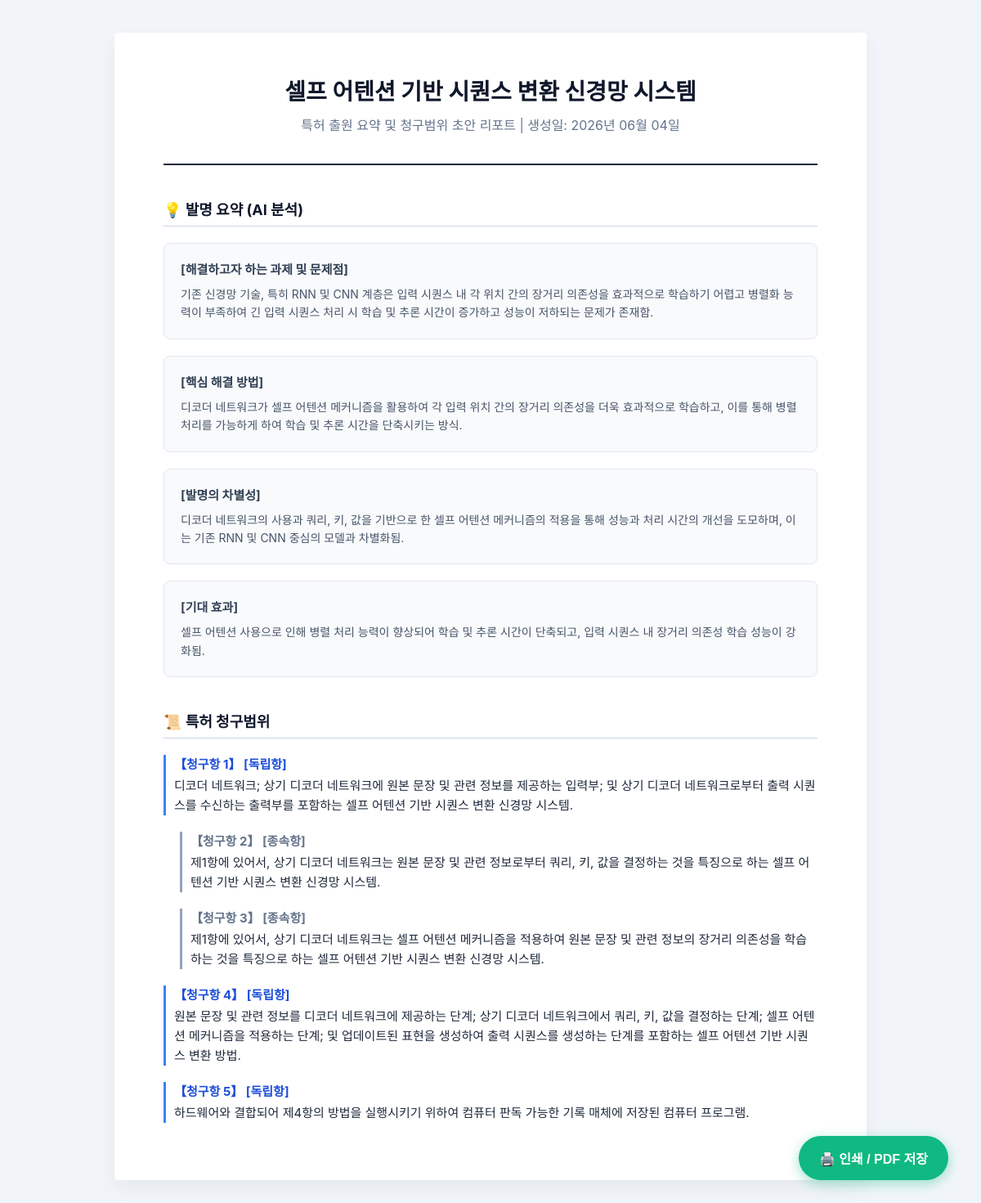
The page /workspace/workstation/39/report/ (signed in) on the database as committed earlier.
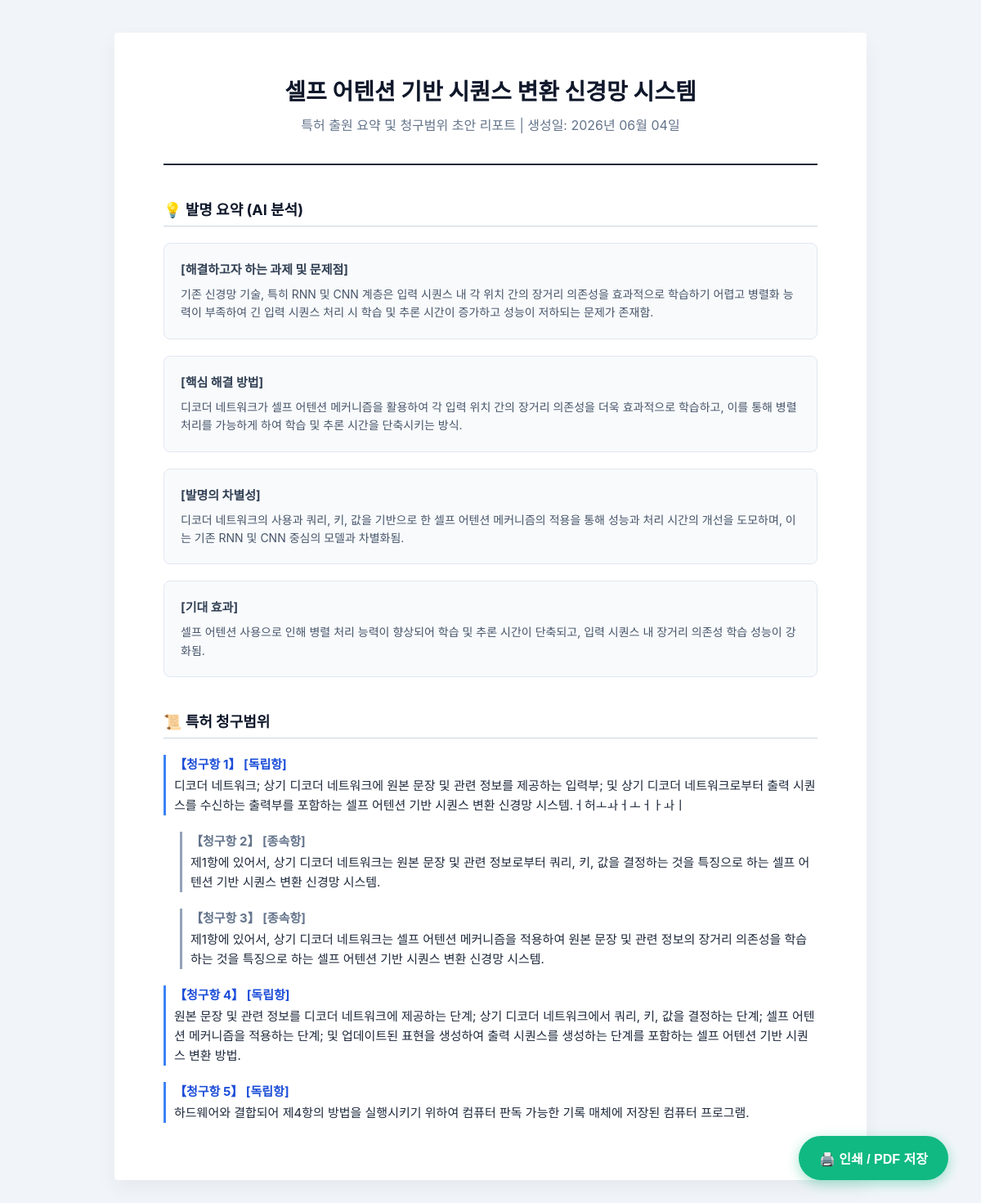
The same page on the database as committed later.
### workspace/models.py (models this page shows, shortened)
class PatentClaim(models.Model):
    project = models.ForeignKey(PatentProject, on_delete=models.CASCADE, related_name='claims')
    claim_no = models.IntegerField(verbose_name="청구항 번호")
    is_dependent = models.BooleanField(default=False, verbose_name="종속항 여부")
    cited_claim_no = models.JSONField(default=list, blank=True, verbose_name="인용항 번호 목록")
    category = models.CharField(max_length=50, verbose_name="카테고리(방법/시스템 등)")
    content = models.TextField(verbose_name="청구항 내용")
    created_at = models.DateTimeField(auto_now_add=True)
    class Meta:
        ordering = ['claim_no']

### workspace/views.py (the view)
# urls.py: path('workstation/<int:project_id>/report/', views.patent_report_view, name='patent_report'),
@login_required(login_url='/accounts/login/')
def patent_report_view(request, project_id):
    project = get_object_or_404(PatentProject, id=project_id, owner=request.user)
    state = get_object_or_404(ConsultationState, project=project)
    invention_input = getattr(project, 'inventioninput', None)
    claims = project.claims.all().order_by('claim_no')
    consultation_state = getattr(project, 'consultationstate', None)
    context = {
        'project': project,
        'state': state,
        'invention_input': invention_input,
        'consultation_state': consultation_state,
        'claims': claims
    }
    return render(request, 'workspace/report.html', context)

### workspace/templates/workspace/report.html (shortened to what this page needs)
<!DOCTYPE html>
<html lang="ko">
<head>
</head>
<body>
    <button class="print-btn" onclick="window.print()">🖨️ 인쇄 / PDF 저장</button>
    <div class="report-container">
        <div class="header">
            <h1>{{ project.title }}</h1>
            <p>특허 출원 요약 및 청구범위 초안 리포트 | 생성일: {% now "Y년 m월 d일" %}</p>
        </div>
        <div class="section-title">💡 발명 요약 (AI 분석)</div>
        <div class="content-box">
            <h4>[해결하고자 하는 과제 및 문제점]</h4>
            <p>{{ state.ext_problem|default:"내용이 없습니다." }}</p>
        </div>
        <div class="content-box">
            <h4>[핵심 해결 방법]</h4>
            <p>{{ state.ext_solution|default:"내용이 없습니다." }}</p>
        </div>
        <div class="content-box">
            <h4>[발명의 차별성]</h4>
            <p>{{ state.ext_differentiation|default:"내용이 없습니다." }}</p>
        </div>
        <div class="content-box">
            <h4>[기대 효과]</h4>
            <p>{{ state.ext_effect|default:"내용이 없습니다." }}</p>
        </div>
        <div class="section-title">📜 특허 청구범위</div>
        {% if claims %}
            {% for c in claims %}
            <div class="claim-item {% if c.is_dependent %}dependent{% endif %}">
                <h4 style="margin: 0 0 5px 0; font-size: 15px; color: {% if c.is_dependent %}#64748b{% else %}#1d4ed8{% endif %};">
                    【청구항 {{ c.claim_no }}】 {% if c.is_dependent %}[종속항]{% else %}[독립항]{% endif %}
                </h4>
                <p style="margin: 0; line-height: 1.6; font-size: 15px;">{{ c.content }}</p>
            </div>
            {% endfor %}
        {% else %}
            <div style="text-align: center; color: #94a3b8; padding: 30px;">
                <p>아직 작성된 청구항이 없습니다.</p>
            </div>
        {% endif %}
    </div>
</body>
</html>

Rows that differ between the two databases and show on the page:
changed PatentClaim: content "디코더 네트워크; 상기 디코더 네트워크에 원본 문장 및 관련 정보를 제공하는 입력부; 및 상기 디코더 네트워크로부터 출력 시퀀스를 수신하는 출력부를 포함하는 셀프 어텐션 기반 시퀀스 변환 신경망 시스템." → "디코더 네트워크; 상기 디코더 네트워크에 원본 문장 및 관련 정보를 제공하는 입력부; 및 상기 디코더 네트워크로부터 출력 시퀀스를 수신하는 출력부를 포함하는 셀프 어텐션 기반 시퀀스 변환 신경망 시스템.ㅓ허ㅗㅘㅓㅗㅓㅏㅘㅣ"
